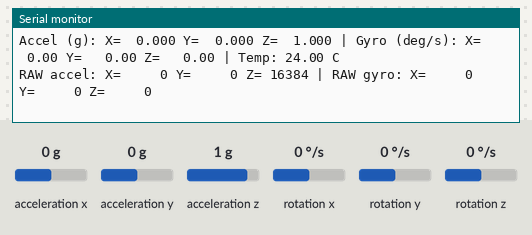
The program below on a simulated ESP32. Parts: the last lines printed to the serial monitor. Wiring (inferred from the names in the program): MPU-6050 motion sensor at I2C address 0x68. The test bench sets the inputs (shaded band); at power-on: acceleration x 0 g, acceleration y 0 g, acceleration z 1 g, rotation x 0 °/s, rotation y 0 °/s, rotation z 0 °/s.

Above: at 2.3 s.
2.4 s: acceleration x set to -1.4 g
At 3.9 s:
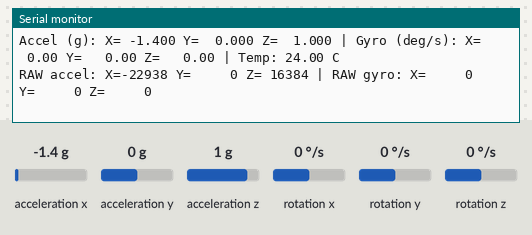
4.6 s: acceleration y set to -1.4 g
At 6.0 s:
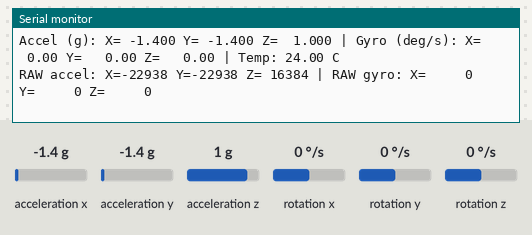
6.7 s: acceleration z set to -1.4 g
At 8.1 s:
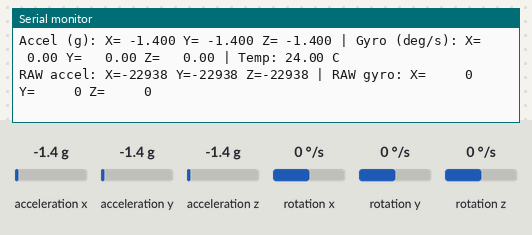
8.7 s: rotation x set to -192 °/s
At 9.8 s:
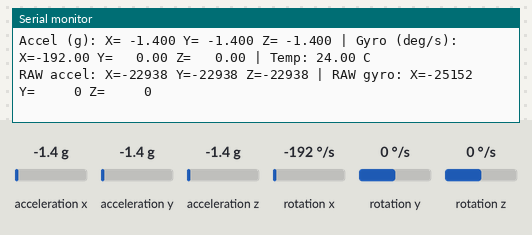
10.7 s: rotation y set to -192 °/s
At 12.1 s:
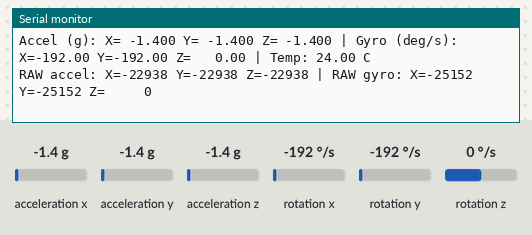
12.7 s: rotation z set to -192 °/s
At 14.1 s:
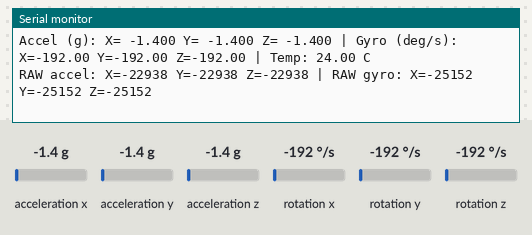

Measured:
- after the input at 2.4 s, the serial monitor: prints a new line after 0.79 s (image 1)
- after the input at 4.6 s, the serial monitor: prints a new line after 0.61 s (image 2)
- after the input at 6.7 s, the serial monitor: prints a new line after 0.54 s (image 3)
- after the input at 8.7 s, the serial monitor: prints a new line after 0.56 s (image 4)
- after the input at 10.7 s, the serial monitor: prints a new line after 0.58 s (image 5)
- after the input at 12.7 s, the serial monitor: prints a new line after 0.61 s (image 6)

The program:

main.cpp
```cpp
#include <Arduino.h>
#include "boot_sequence.h"
#include "mpu_debug.h"

bool systemReady = false;

void setup() {
    Serial.begin(115200);
    delay(1000);

    Serial.println("\n=== ContaVogas MPU Debug ===");

    // Initialize I2C and verify that the sensor is detected.
    if (!runBootSequence()) {
        Serial.println("ERROR: Boot sequence failed.");
        return;
    }

    // Wake up and configure the MPU6050.
    if (!initMPUDebug()) {
        Serial.println("ERROR: MPU initialization failed.");
        return;
    }

    systemReady = true;
    Serial.println("ContaVogas ready!");
}

void loop() {
    if (!systemReady) {
        delay(1000);
        return;
    }

    // Read and print sensor values continuously.
    updateMPUDebug();

    delay(1000);
}
```

boot_sequence.h
```cpp
#pragma once

// Runs startup checks and returns true if successful.
bool runBootSequence();
```

mpu_debug.h
```cpp
#pragma once

#include <Arduino.h>

bool initMPUDebug();
void updateMPUDebug();
```

boot_sequence.cpp
```cpp
#include <Arduino.h>
#include <Wire.h>
#include "boot_sequence.h"

namespace {
    constexpr uint8_t MPU_ADDR_1 = 0x68;
    constexpr uint8_t MPU_ADDR_2 = 0x69;
    constexpr uint8_t WHO_AM_I_REG = 0x75;

    bool checkMPU6050() {
        const uint8_t addresses[] = {
            MPU_ADDR_1, MPU_ADDR_2
        };

        for (uint8_t address : addresses) {
            Wire.beginTransmission(address);
            Wire.write(WHO_AM_I_REG);

            if (Wire.endTransmission(false) != 0) {
                continue;
            }

            if (Wire.requestFrom(address, (uint8_t)1) != 1) {
                continue;
            }

            uint8_t identity = Wire.read();

            if (identity == 0x68) {
                Serial.printf(
                    "MPU6050 detected at 0x%02X\n",
                    address
                );
                return true;
            }
        }

        Serial.println("ERROR: MPU6050 not detected.");
        return false;
    }
}

bool runBootSequence() {
    Serial.println("\n=== ContaVogas Boot ===");

    Serial.println("[1/2] Initializing I2C...");
    if (!Wire.begin(21, 22)) {
        Serial.println("ERROR: I2C initialization failed.");
        return false;
    }

    Wire.setClock(100000);
    delay(50);

    Serial.println("[2/2] Checking MPU6050...");
    if (!checkMPU6050()) {
        Serial.println("BOOT FAILED.");
        return false;
    }

    Serial.println("BOOT SUCCESSFUL.");
    return true;
}
```

mpu_debug.cpp
```cpp
#include <Arduino.h>
#include <Wire.h>
#include "mpu_debug.h"

namespace {
    uint8_t mpuAddress = 0x68;

    bool writeRegister(uint8_t reg, uint8_t value) {
        Wire.beginTransmission(mpuAddress);
        Wire.write(reg);
        Wire.write(value);
        return Wire.endTransmission() == 0;
    }

    bool readRegisters(uint8_t reg, uint8_t *data, size_t length) {
        Wire.beginTransmission(mpuAddress);
        Wire.write(reg);

        if (Wire.endTransmission(false) != 0) {
            return false;
        }

        size_t count = Wire.requestFrom(
            mpuAddress, (uint8_t)length
        );

        if (count != length) {
            while (Wire.available()) {
                Wire.read();
            }
            return false;
        }

        for (size_t i = 0; i < length; i++) {
            data[i] = Wire.read();
        }

        return true;
    }

    int16_t toInt16(uint8_t high, uint8_t low) {
        return (int16_t)(((uint16_t)high << 8) | low);
    }
}

bool initMPUDebug() {
    Serial.println("\nInitializing MPU6050...");

    // Find the actual I2C address.
    const uint8_t addresses[] = {0x68, 0x69};
    bool found = false;

    for (uint8_t address : addresses) {
        Wire.beginTransmission(address);

        if (Wire.endTransmission() == 0) {
            mpuAddress = address;
            found = true;
            break;
        }
    }

    if (!found) {
        Serial.println("ERROR: MPU6050 not responding.");
        return false;
    }

    Serial.printf("MPU6050 address: 0x%02X\n", mpuAddress);

    // Verify the sensor identity.
    uint8_t identity = 0;

    if (!readRegisters(0x75, &identity, 1)) {
        Serial.println("ERROR: Cannot read WHO_AM_I.");
        return false;
    }

    Serial.printf("WHO_AM_I: 0x%02X\n", identity);

    if (identity != 0x68) {
        Serial.println("ERROR: Unexpected sensor identity.");
        return false;
    }

    // IMPORTANT: Clear the sleep bit.
    // PWR_MGMT_1 = 0 wakes the MPU6050 using its
    // default internal clock.
    if (!writeRegister(0x6B, 0x00)) {
        Serial.println("ERROR: Cannot wake MPU6050.");
        return false;
    }

    delay(100);

    // Set accelerometer range to +/- 2 g.
    if (!writeRegister(0x1C, 0x00)) {
        Serial.println("ERROR: Cannot configure accelerometer.");
        return false;
    }

    // Set gyroscope range to +/- 250 degrees/second.
    if (!writeRegister(0x1B, 0x00)) {
        Serial.println("ERROR: Cannot configure gyroscope.");
        return false;
    }

    Serial.println("MPU6050 initialized successfully.");
    Serial.println("Move the sensor to see changing values.\n");

    return true;
}

void updateMPUDebug() {
    // Registers 0x3B through 0x48 contain acceleration,
    // temperature, and gyroscope data (14 bytes total).
    uint8_t data[14];

    if (!readRegisters(0x3B, data, sizeof(data))) {
        Serial.println("ERROR: Failed to read sensor data.");
        return;
    }

    int16_t axRaw = toInt16(data[0], data[1]);
    int16_t ayRaw = toInt16(data[2], data[3]);
    int16_t azRaw = toInt16(data[4], data[5]);

    int16_t tempRaw = toInt16(data[6], data[7]);

    int16_t gxRaw = toInt16(data[8], data[9]);
    int16_t gyRaw = toInt16(data[10], data[11]);
    int16_t gzRaw = toInt16(data[12], data[13]);

    // Convert raw readings to physical units.
    float ax = axRaw / 16384.0f;
    float ay = ayRaw / 16384.0f;
    float az = azRaw / 16384.0f;

    float gx = gxRaw / 131.0f;
    float gy = gyRaw / 131.0f;
    float gz = gzRaw / 131.0f;

    float temperature = tempRaw / 340.0f + 36.53f;

    Serial.printf(
        "Accel (g): X=%7.3f Y=%7.3f Z=%7.3f | ",
        ax, ay, az
    );

    Serial.printf(
        "Gyro (deg/s): X=%7.2f Y=%7.2f Z=%7.2f | ",
        gx, gy, gz
    );

    Serial.printf("Temp: %.2f C\n", temperature);

    Serial.printf(
        "RAW accel: X=%6d Y=%6d Z=%6d | "
        "RAW gyro: X=%6d Y=%6d Z=%6d\n\n",
        axRaw, ayRaw, azRaw,
        gxRaw, gyRaw, gzRaw
    );
}
```
